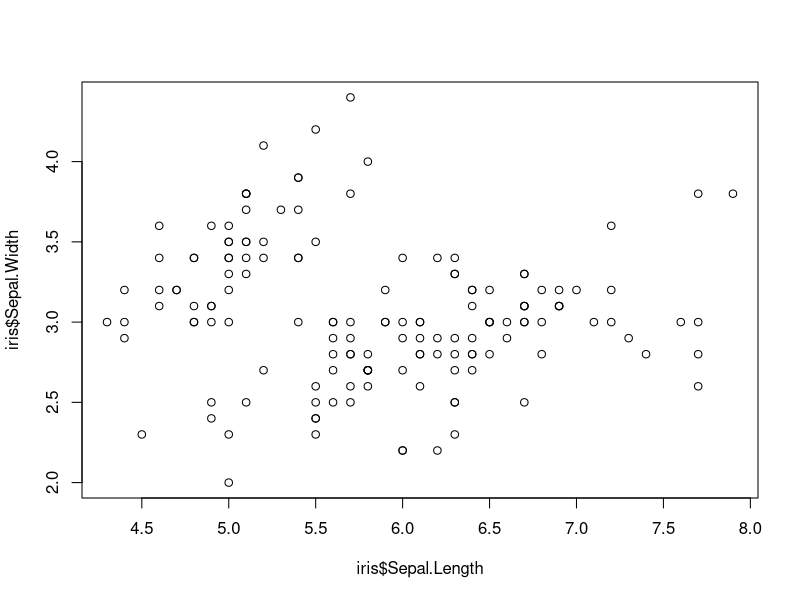
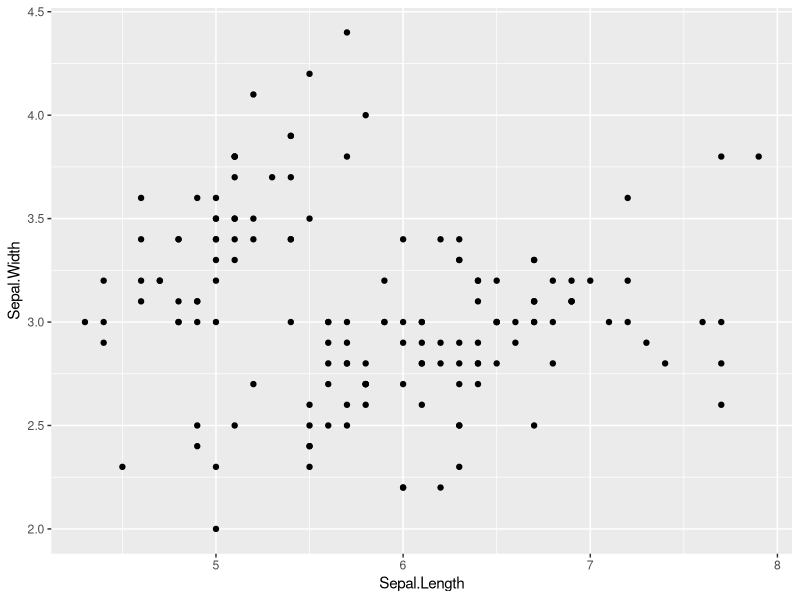
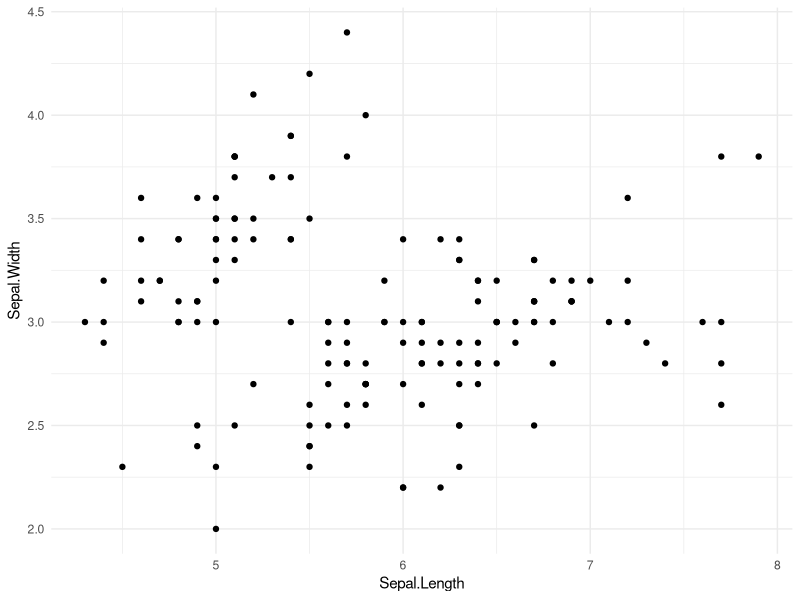
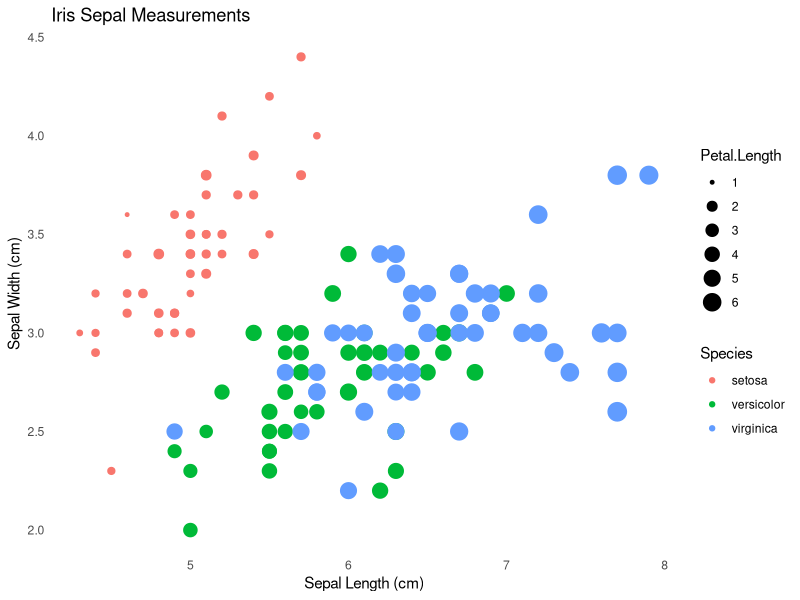

Generate these figures, in order, with R:
#use built in iris dataset
#take a look at it 
head(iris)
#load in some tidyverse packages
install.packages("tidyverse")
install.packages("ggpot2")
library(tidyverse)
library(ggplot2)
#dply::filter(...) - use when conflict
#####################################
##### Part 1: for loops         #####
#####################################

#Using only data for iris versicolor
#write a for loop
#that produces a regression table
#for each of the following relationships
#1. iris  sepal length x width
#2. iris  petal length x width
#3. iris sepal length x petal length

#subset from flower dataset
versicolor <- iris[iris$Species == "versicolor",]

#create empty list
reg <- list()

#create vector of formulas
var <- list(iris$Sepal.Length ~ iris$Sepal.Width, 
                iris$Petal.Length ~ iris$Petal.Width,
                iris$Sepal.Width ~ iris$Petal.Length) 

#create for loop
for (i in 1:3){
  reg[[i]] <- summary(lm(var[[i]], data = versicolor))
}

reg


# hint: consider using a list, and also new vectors for regression variables



#####################################
##### Part 2: data in dplyr     #####
#####################################

#use dplyr to join data of maximum height
#to a new iris data frame
height <- data.frame(Species = c("virginica","setosa","versicolor"),
                     Height.cm = c(60,100,11.8))

#create new data frame called new_iris
#left_join matches values from y to x; keeps all rows from iris data set and adds "height"
new_iris <- iris %>% left_join(height, by = "Species") #joins data set by matching "species" column




#####################################
##### Part 3: plots in ggplot2  #####
#####################################

#look at base R scatter plot
plot(iris$Sepal.Length,iris$Sepal.Width)


#3a. now make the same plot in ggplot

ggplot(iris, aes(x = Sepal.Length, #common aesthetic values (aes)
                 y = Sepal.Width)) + geom_point() #geom_point used to represent data points

#3b. make a scatter plot with ggplot and get rid of  busy grid lines

#same code structure as 3a but add theme_minimal()
ggplot(iris, aes(x = Sepal.Length, y = Sepal.Width)) + 
  geom_point() +
  theme_minimal() #customizes theme to minimal; default them is grey background

#3c. make a scatter plot with ggplot, remove grid lines, add a title and axis labels, 
#    show species by color, and make the point size proportional to petal length

ggplot(iris, aes(x = Sepal.Length, y = Sepal.Width, color = Species, #maps the species color to aes
                 size = Petal.Length)) + #correlates petal length with dot size; maps variable from data to size of geom  
  geom_point() +
  theme_minimal() +
  theme(panel.grid = element_blank()) + #removes major and minor grid lines from plot
  labs(title = "Iris Sepal Measurements", #adds chart title
       x = "Sepal Length (cm)", #adds axis titles
       y = "Sepal Width (cm)")

#####################################
##### Question: how did         #####
##### arguments differ between  #####
##### plot and ggplot?          #####
#####################################		

##In plot, everything is specified as parameters in one line of code
##ggplot uses various layers with data and aesthetics (aes) then geom_point() adds the points
##each layer has its specified function: aes() - aesthetics, geom() - plot type, labs() - labels, theme() - appearance 
